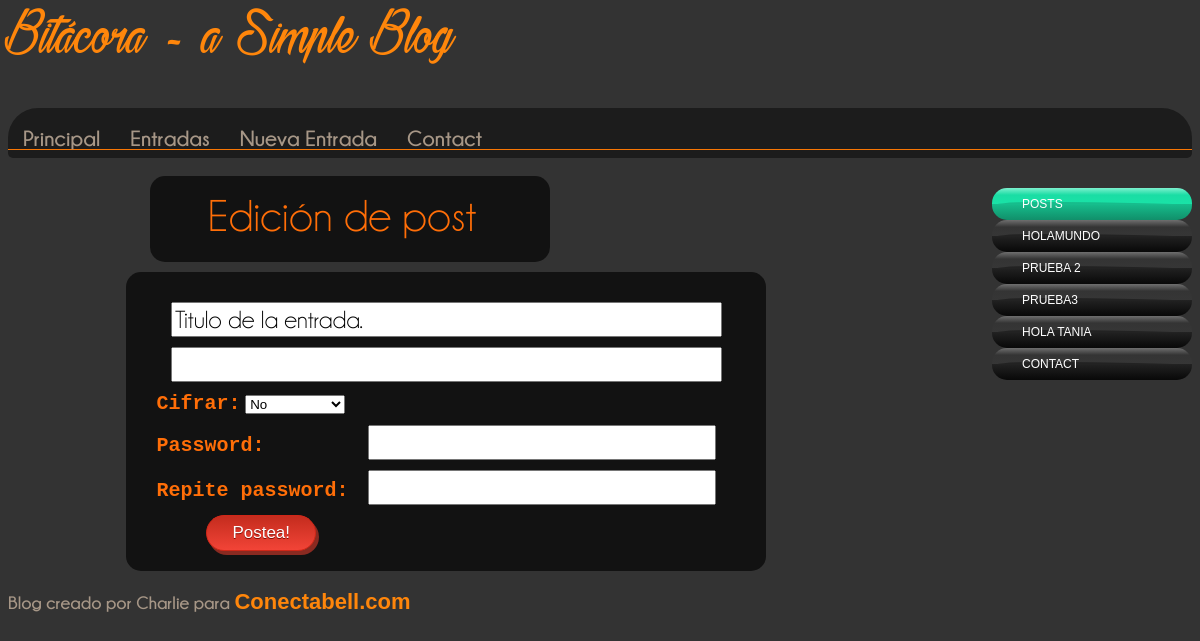
Before: /bitacora/post/new/ (signed in) with the older database file.
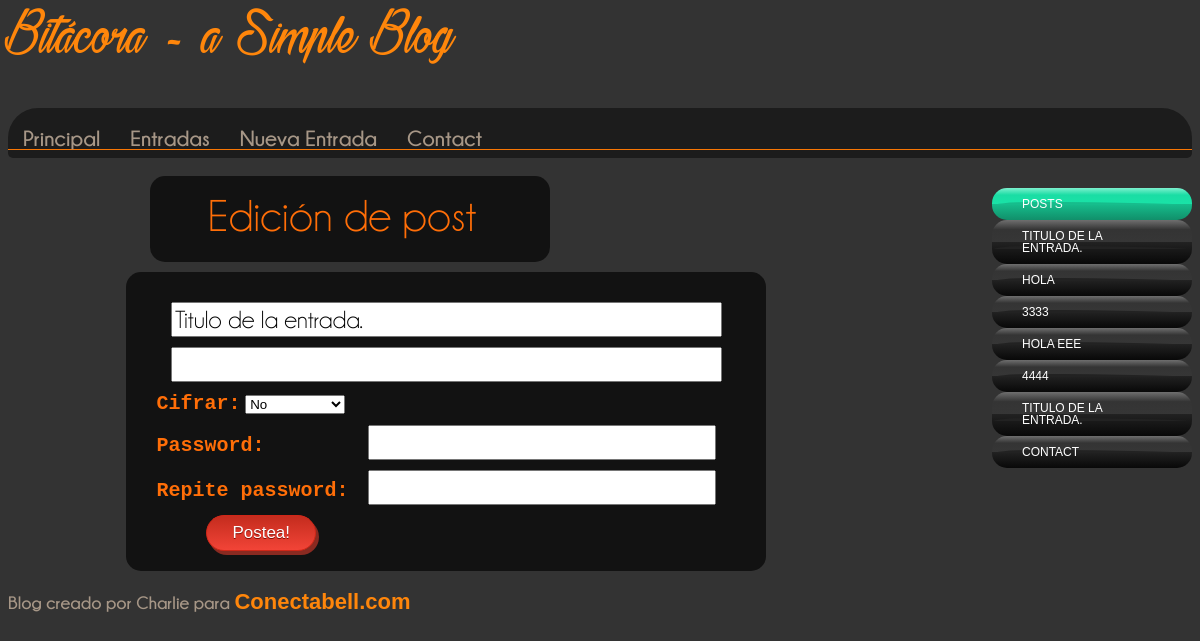
After: the same page with the newer database file.
### blog/models.py (models this page shows, shortened)
class Post(models.Model):
    author = models.ForeignKey('auth.User')
    title = models.CharField(max_length=200)
    text = models.TextField()
    created_date = models.DateTimeField(default=timezone.now)
    published_date = models.DateTimeField(blank=True, null=True, default=timezone.now)
    crypt = models.BooleanField(default=False)
    key = models.CharField(max_length=200, null=True, blank=True)
    rekey = models.CharField(max_length=200, null=True, blank=True)

### blog/views.py (the view)
@login_required(login_url='django.contrib.auth.views.login')
def post_new(request):
    posts = Post.objects.filter(published_date__lte=
    timezone.now()).order_by('published_date')
    if request.method == "POST":
        form = PostForm(request.POST)
        if form.is_valid():
            post = form.save(commit=False)
            post.author = request.user
            if post.crypt == True:
                cifr = crypt.AESCipher(post.key)
                txt_enc = cifr.encrypt(post.text)
                post.text = txt_enc
                hash_object = hashlib.sha256(post.key)
                hex_dig = hash_object.hexdigest()
                post.key = hex_dig
                post.rekey = hex_dig
            post.save()
            return post_list(request)
    else:
        form = PostForm(initial=INI)
    return render(request, 'blog/post_edit.html', {'form': form, 'posts': posts})

### blog/forms.py (shortened to what this page needs)
class PostForm(forms.ModelForm):
    text = forms.CharField(widget=PagedownWidget(show_preview=False), label='')
    crypt = forms.NullBooleanField(label="Cifrar", initial=False)
    class Meta:
        model = Post
        fields = ('title', 'text', 'crypt', 'key', 'rekey',)
        labels = {'title': '', 'key': 'Password', 'rekey':'Repite password', }
        widgets = {
        'key': forms.PasswordInput(),
        'rekey': forms.PasswordInput(), }

### blog/templates/blog/post_edit.html (shortened to what this page needs)
{% extends 'blog/base.html' %}
{% block content %}
    <div class="subtitulo">
	<p>Edición de post</p>
	</div>
    <form method="POST" class="post-form">{% csrf_token %}
        {{ form.as_p }}
        <button type="submit" class="myButton">Postea!</button>
    </form>
{% endblock %}

### blog/templates/blog/base.html (shortened to what this page needs)
{% load staticfiles %}
{% load static %}
<head>
<link rel="stylesheet" href="{% static 'css/blog.css' %}">
</head>
<body class="body">
<div class="titulazo">
    <h1>Bitácora - a Simple Blog</h1>
</div>
<div id='cssmenu'>
<ul>
   <li><a href="{% url 'blog.views.post_list' %}"><span>Principal</span></a></li>
   <li><a href="{% url 'blog.views.post_list' %}"><span>Entradas</span></a></li>
   <li><a href="{% url 'blog.views.post_new' %}"><span>Nueva Entrada</span></a></li>
   <li class='last'><a href='#'><span>Contact</span></a></li>
</ul>
</div>
<div id='cssmenu2'>
<ul>
	<li class='active'><a href='#'><span>Posts</span></a></li>
    {% for post in posts %}
        <li><a href="{% url 'blog.views.post_detail' pk=post.pk %}"><span>{{ post.title }}</span></a></li>
    {% endfor %}
   <li class='last'><a href='#'><span>Contact</span></a></li>
</ul>
</div>
<br>
<div>
{% block content %}
{% endblock content %}
</div>
<div>
<h3>Blog creado por Charlie para <a href="https://conectabell.com"> Conectabell.com</a></h3>
</div>
</body>

Changed rows visible on the page:
removed Post: title "HOLAMUNDO"
removed Post: title "PRUEBA 2"
removed Post: title "PRUEBA3"
added Post: title "TITULO DE LA ENTRADA."
added Post: title "HOLA"
added Post: title "3333"
changed Post: title "HOLA TANIA" → "HOLA EEE"
added Post: title "4444"
added Post: title "TITULO DE LA ENTRADA."
